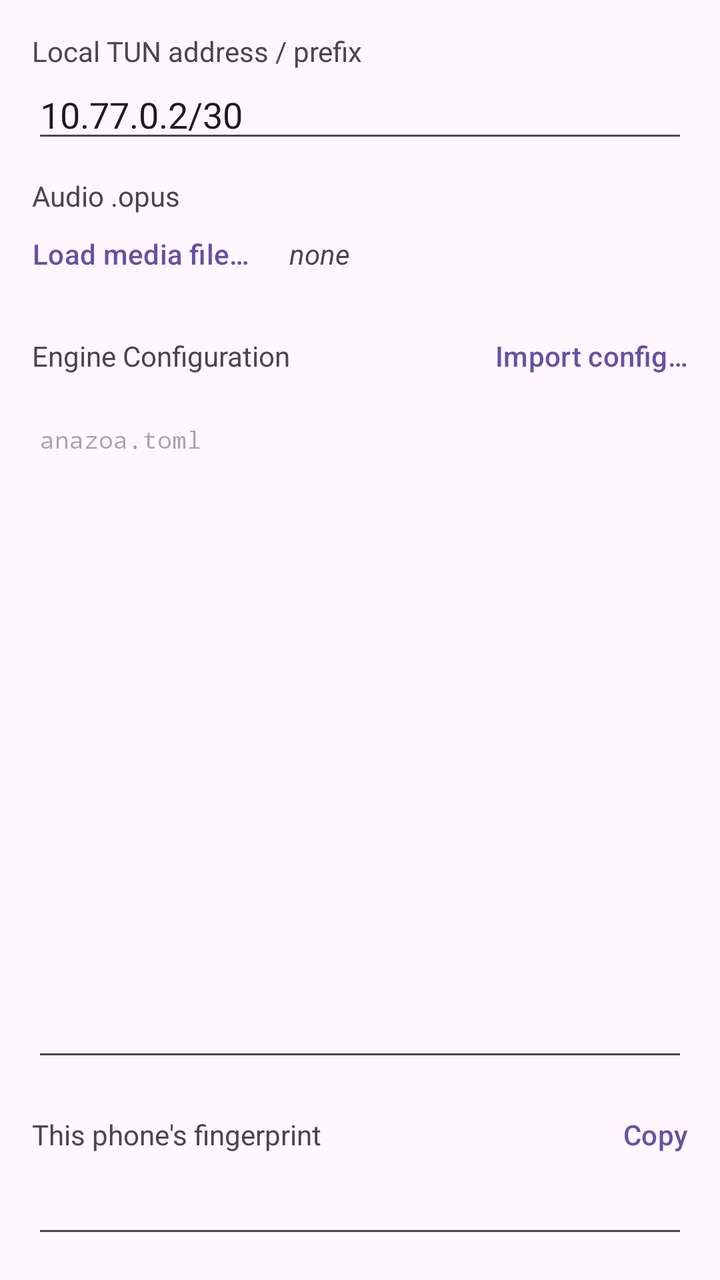
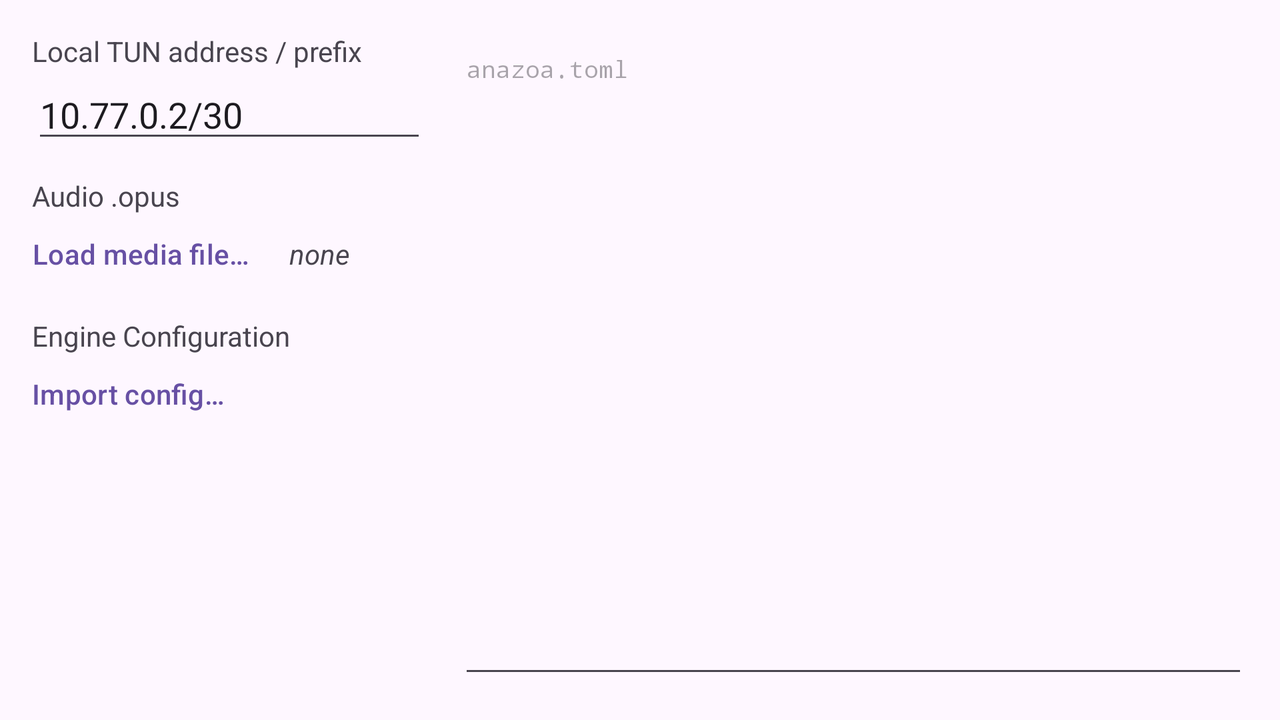

The same Android screen from two of the app's own layout files: first res/layout/ as a phone draws it, then the repository's variant for another configuration, drawn on a device whose configuration selects that folder. Both files follow.
<!-- AndroidManifest.xml: application theme Theme.Anazoa -->
<!-- res/layout/tab_settings.xml -->
<?xml version="1.0" encoding="utf-8"?>
<LinearLayout xmlns:android="http://schemas.android.com/apk/res/android"
    android:layout_width="match_parent"
    android:layout_height="match_parent"
    android:orientation="vertical"
    android:padding="16dp">

    <TextView
        android:layout_width="wrap_content"
        android:layout_height="wrap_content"
        android:text="@string/label_cidr" />

    <EditText
        android:id="@+id/cidr_input"
        android:layout_width="match_parent"
        android:layout_height="wrap_content"
        android:layout_marginBottom="12dp"
        android:inputType="textNoSuggestions"
        android:text="@string/default_cidr" />

    <TextView
        android:layout_width="wrap_content"
        android:layout_height="wrap_content"
        android:text="@string/label_media" />

    <LinearLayout
        android:layout_width="match_parent"
        android:layout_height="wrap_content"
        android:layout_marginBottom="12dp"
        android:orientation="horizontal"
        android:gravity="center_vertical">

        <Button
            android:id="@+id/load_media_button"
            style="@style/Widget.Material3.Button.TextButton"
            android:layout_width="wrap_content"
            android:layout_height="wrap_content"
            android:minHeight="0dp"
            android:paddingStart="0dp"
            android:text="@string/action_load_media" />

        <TextView
            android:id="@+id/media_status_text"
            android:layout_width="wrap_content"
            android:layout_height="wrap_content"
            android:layout_marginStart="8dp"
            android:textStyle="italic"
            android:text="@string/media_status_none" />

    </LinearLayout>

    <LinearLayout
        android:layout_width="match_parent"
        android:layout_height="wrap_content"
        android:orientation="horizontal"
        android:gravity="center_vertical">

        <TextView
            android:layout_width="0dp"
            android:layout_height="wrap_content"
            android:layout_weight="1"
            android:text="@string/label_config" />

        <Button
            android:id="@+id/import_config_button"
            style="@style/Widget.Material3.Button.TextButton"
            android:layout_width="wrap_content"
            android:layout_height="wrap_content"
            android:minHeight="0dp"
            android:paddingEnd="0dp"
            android:text="@string/action_import_config" />

    </LinearLayout>

    <EditText
        android:id="@+id/config_input"
        android:layout_width="match_parent"
        android:layout_height="0dp"
        android:layout_weight="1"
        android:layout_marginTop="4dp"
        android:gravity="top|start"
        android:inputType="textMultiLine|textNoSuggestions"
        android:typeface="monospace"
        android:textSize="12sp"
        android:hint="@string/hint_config" />

    <LinearLayout
        android:layout_width="match_parent"
        android:layout_height="wrap_content"
        android:layout_marginTop="12dp"
        android:orientation="horizontal"
        android:gravity="center_vertical">

        <TextView
            android:layout_width="0dp"
            android:layout_height="wrap_content"
            android:layout_weight="1"
            android:text="@string/label_fingerprint" />

        <Button
            android:id="@+id/copy_fingerprint_button"
            style="@style/Widget.Material3.Button.TextButton"
            android:layout_width="wrap_content"
            android:layout_height="wrap_content"
            android:minWidth="0dp"
            android:minHeight="0dp"
            android:paddingEnd="0dp"
            android:text="@string/action_copy" />

    </LinearLayout>

    
    <EditText
        android:id="@+id/fingerprint_text"
        android:layout_width="match_parent"
        android:layout_height="wrap_content"
        android:layout_marginTop="4dp"
        android:gravity="top|start"
        android:inputType="textMultiLine|textNoSuggestions"
        android:textIsSelectable="true"
        android:typeface="monospace"
        android:textSize="12sp" />

</LinearLayout>
<!-- resources referenced by this layout -->
<resources>
  <string name="action_copy">Copy</string>
  <string name="action_import_config">Import config…</string>
  <string name="action_load_media">Load media file…</string>
  <string name="default_cidr">10.77.0.2/30</string>
  <string name="hint_config">anazoa.toml</string>
  <string name="label_cidr">Local TUN address / prefix</string>
  <string name="label_config">Engine Configuration</string>
  <string name="label_fingerprint">This phone\'s fingerprint</string>
  <string name="label_media">Audio .opus</string>
  <string name="media_status_none">none</string>
  <style name="Theme.Anazoa" parent="Theme.Material3.DayNight.NoActionBar">
          <item name="android:statusBarColor">?android:attr/colorBackground</item>
          <item name="android:windowLightStatusBar">true</item>
      </style>
</resources>
<!-- res/layout-land/tab_settings.xml (the repository's variant of the layout above) -->
<!-- drawn on the phone turned sideways -->
<?xml version="1.0" encoding="utf-8"?>
<LinearLayout xmlns:android="http://schemas.android.com/apk/res/android"
    android:layout_width="match_parent"
    android:layout_height="match_parent"
    android:orientation="horizontal"
    android:padding="16dp">

    <LinearLayout
        android:layout_width="0dp"
        android:layout_height="wrap_content"
        android:layout_weight="1"
        android:layout_marginEnd="16dp"
        android:orientation="vertical">

        <TextView
            android:layout_width="wrap_content"
            android:layout_height="wrap_content"
            android:text="@string/label_cidr" />

        <EditText
            android:id="@+id/cidr_input"
            android:layout_width="match_parent"
            android:layout_height="wrap_content"
            android:layout_marginBottom="12dp"
            android:inputType="textNoSuggestions"
            android:text="@string/default_cidr" />

        <TextView
            android:layout_width="wrap_content"
            android:layout_height="wrap_content"
            android:text="@string/label_media" />

        <LinearLayout
            android:layout_width="match_parent"
            android:layout_height="wrap_content"
            android:layout_marginBottom="12dp"
            android:orientation="horizontal"
            android:gravity="center_vertical">

            <Button
                android:id="@+id/load_media_button"
                style="@style/Widget.Material3.Button.TextButton"
                android:layout_width="wrap_content"
                android:layout_height="wrap_content"
                android:minHeight="0dp"
                android:paddingStart="0dp"
                android:text="@string/action_load_media" />

            <TextView
                android:id="@+id/media_status_text"
                android:layout_width="wrap_content"
                android:layout_height="wrap_content"
                android:layout_marginStart="8dp"
                android:textStyle="italic"
                android:text="@string/media_status_none" />

        </LinearLayout>

        <TextView
            android:layout_width="wrap_content"
            android:layout_height="wrap_content"
            android:text="@string/label_config" />

        <Button
            android:id="@+id/import_config_button"
            style="@style/Widget.Material3.Button.TextButton"
            android:layout_width="wrap_content"
            android:layout_height="wrap_content"
            android:minHeight="0dp"
            android:paddingStart="0dp"
            android:text="@string/action_import_config" />

    </LinearLayout>

    <EditText
        android:id="@+id/config_input"
        android:layout_width="0dp"
        android:layout_height="match_parent"
        android:layout_weight="2"
        android:gravity="top|start"
        android:inputType="textMultiLine|textNoSuggestions"
        android:typeface="monospace"
        android:textSize="12sp"
        android:hint="@string/hint_config" />

</LinearLayout>
<!-- resources referenced by the variant -->
<!-- as the phone turned sideways resolves them -->
<resources>
  <string name="action_import_config">Import config…</string>
  <string name="action_load_media">Load media file…</string>
  <string name="default_cidr">10.77.0.2/30</string>
  <string name="hint_config">anazoa.toml</string>
  <string name="label_cidr">Local TUN address / prefix</string>
  <string name="label_config">Engine Configuration</string>
  <string name="label_media">Audio .opus</string>
  <string name="media_status_none">none</string>
  <style name="Theme.Anazoa" parent="Theme.Material3.DayNight.NoActionBar">
          <item name="android:statusBarColor">?android:attr/colorBackground</item>
          <item name="android:windowLightStatusBar">true</item>
      </style>
</resources>
